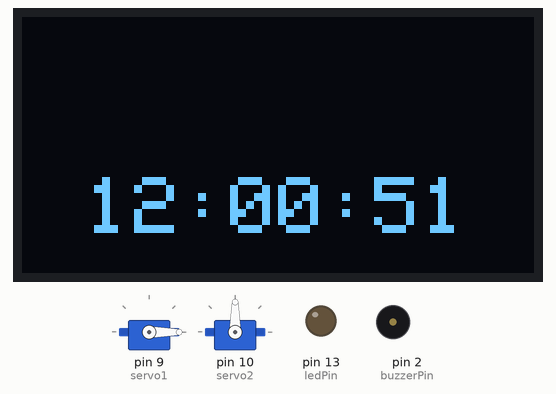
Simulated run of this sketch. Board: Arduino Uno, built with avr-gcc and run on an emulated ATmega328P. On the bench: 128×64 one-colour display, 2 × servo, output pins drawn as LEDs (lit = HIGH), buzzer (waves = sounding, pin HIGH). The local clock reads 2024-03-15 10:24:30 at power-on unless the sketch sets it.

Above: at 1.1 s.
At 11.4 s:
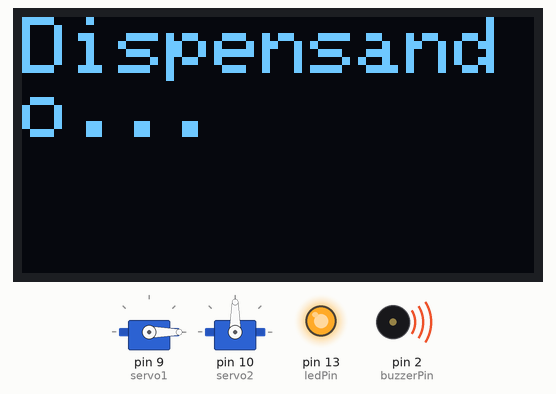
At 12.4 s:
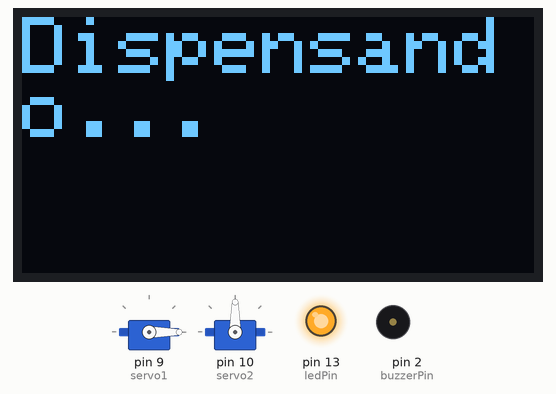
At 14.4 s:
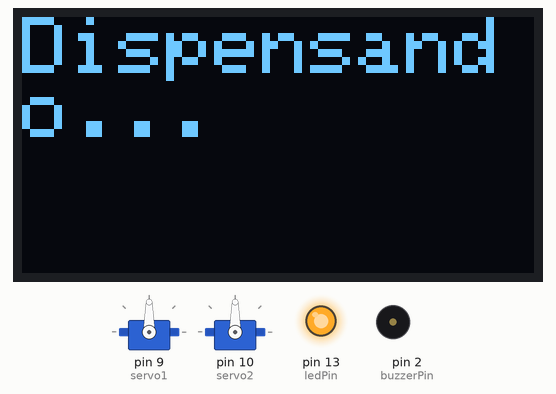
At 15.4 s:
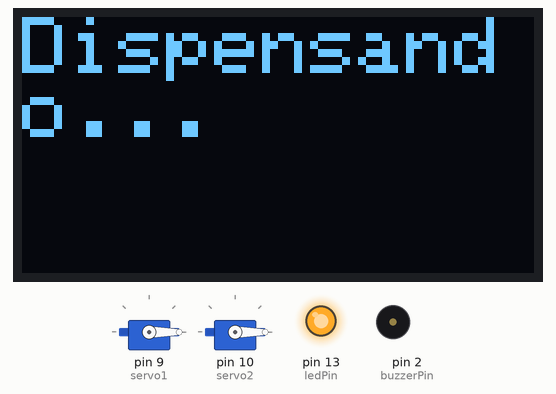
At 16.4 s:
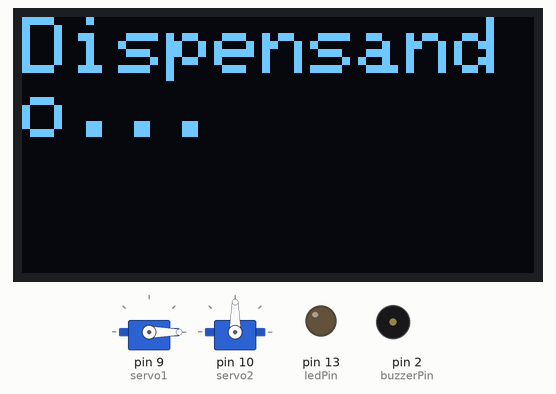
Timing chart, 0 to 17.9 s (numbered marks = the images above):
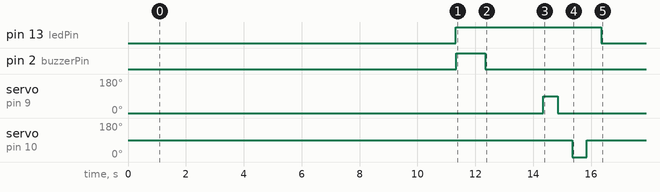

The sketch:

automaticPillDispenser.ino
```cpp
#include <Wire.h>
#include <Adafruit_GFX.h>
#include <Adafruit_SSD1306.h>
#include <RTClib.h>
#include <Servo.h>

#define SCREEN_WIDTH 128 // OLED display width, in pixels
#define SCREEN_HEIGHT 64 // OLED display height, in pixels

Adafruit_SSD1306 display(SCREEN_WIDTH, SCREEN_HEIGHT, &Wire);
RTC_DS3231 rtc;
Servo servo1, servo2;
int buzzerPin = 2;
int ledPin = 13;

void setup() {
  Serial.begin(9600);
  pinMode(buzzerPin, OUTPUT);
  pinMode(ledPin, OUTPUT);

  // Inicializa o display OLED
  if (!display.begin(SSD1306_SWITCHCAPVCC, 0x3C)) {
    Serial.println(F("SSD1306 allocation failed"));
    for(;;); // Infinite loop if display initialization fails
  }
  display.clearDisplay();

  // Inicializa o RTC DS3231
  if (!rtc.begin()) {
    Serial.println("Couldn't find RTC");
    while (1); // Infinite loop if RTC is not found
  }

  // Verifica se o RTC perdeu energia e, se sim, define uma data e hora específicas
  if (rtc.lostPower()) {
    Serial.println("RTC lost power, let's set the time!");
    // Definir data e hora especificamente
    rtc.adjust(DateTime(2024, 4, 17, 12, 0, 50)); // ano, mês, dia, hora, minuto, segundo
  }

  rtc.adjust(DateTime(2024, 4, 17, 12, 0, 50)); // ano, mês, dia, hora, minuto, segundo

  servo1.attach(9);
  servo2.attach(10);

  servo1.write(0);
  servo2.write(90);
  delay(1000);

  display.dim(false); // Ajusta o brilho do display
}

void loop() {
  DateTime now = rtc.now();

  // Verifica se a hora é igual a 24 e, se for, define a hora como 0
  if (now.hour() == 24) {
    rtc.adjust(DateTime(now.year(), now.month(), now.day(), 0, now.minute(), now.second()));
  }

  display.clearDisplay();
  display.setTextSize(2);
  display.setTextColor(SSD1306_WHITE);
  display.setCursor(16, 40);
  if (now.hour() < 10) {
    display.print("0"); // Adiciona um zero à esquerda se a hora for menor que 10
  }
  display.print(now.hour());
  display.print(":");
  if (now.minute() < 10) {
    display.print("0"); // Adiciona um zero à esquerda se o minuto for menor que 10
  }
  display.print(now.minute());
  display.print(":");
  if (now.second() < 10) {
    display.print("0"); // Adiciona um zero à esquerda se o segundo for menor que 10
  }
  display.println(now.second());
  display.display();

  delay(1000);

  // Checa se o segundo atual é igual a 0
  if (now.second() == 0) {

    digitalWrite(ledPin, HIGH);
    display.clearDisplay();
    display.setCursor(0,0);
    display.print("Dispensando...");
    display.display();
    buzzer();
    moveServos();
    digitalWrite(ledPin, LOW);
    delay(1000);
  }
}
void buzzer(){
    for (int i = 0; i < 1; i++) {
    digitalWrite(buzzerPin, HIGH); // Liga o buzzer
    delay(1000);                   // Mantém o buzzer ligado por 3 segundos
    digitalWrite(buzzerPin, LOW);  // Desliga o buzzer
    delay(1000);                   // Espera 1 segundo antes de repetir
  }

  // Ajuste este delay para quanto tempo você quer esperar antes de repetir todo o processo
  delay(1000);
}

void moveServos() {
  // Ativa cada servo sequencialmente
  servo1.write(90);
  delay(500);
  servo1.write(0);
  delay(500);

  servo2.write(0);
  delay(500);
  servo2.write(90);
  delay(500);
}
```

Measured:
- by itself, pin 13 (ledPin): LOW → HIGH at 11.3 s, → LOW 5.0 s later
- by itself, pin 2 (buzzerPin): LOW → HIGH at 11.3 s, → LOW 1.0 s later
- by itself, servo on pin 9 (servo1): 0° → 90° at 14.3 s, → 0° 0.50 s later
- by itself, servo on pin 10 (servo2): 90° → 0° at 15.3 s, → 90° 0.50 s later
- what the display in image 0 shows lasts 1.0 s, from 1.1 s to 2.1 s
